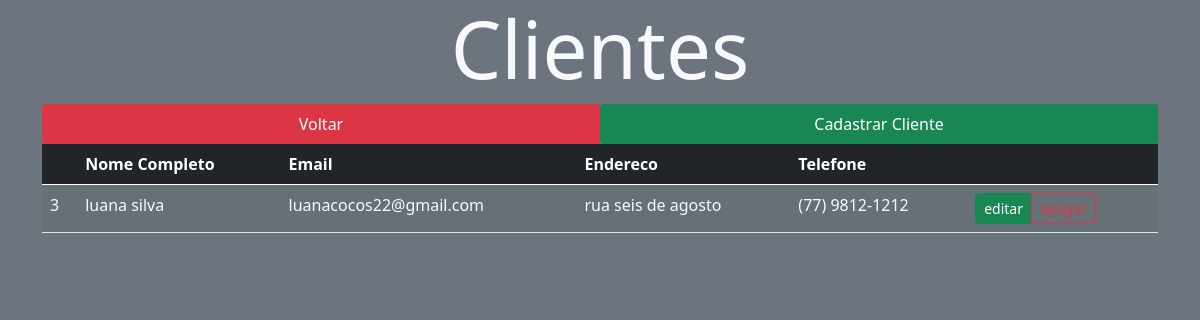
/src/views/clientes.php, run on the app's committed database.
### tables this page shows
CREATE TABLE `cliente` (
  `idcliente` int(11) NOT NULL,
  `nome` varchar(200) NOT NULL,
  `email` varchar(200) NOT NULL,
  `endereco` varchar(200) NOT NULL,
  `telefone` varchar(200) NOT NULL
);

### src/controller/ClientesController.php (called while the page is built, shortened)
<?php
require_once '../model/cliente.php';
require_once '../model/Database.php';
class ClientesController extends cliente
{
    protected $tabela = 'cliente';
    public function findAll()
    {
        $query = "SELECT * FROM $this->tabela";
        $stm = Database::prepare($query);
        $stm->execute();
        $clientes = array();
        foreach ($stm->fetchAll() as $cliente) {
            $clientes[] = new cliente($cliente->idcliente, $cliente->nome, $cliente->email, $cliente->endereco, $cliente->telefone);
        }
        return $clientes;
    }
}

### src/model/Database.php (called while the page is built, shortened)
<?php
class Database
{
    private static $instance;
    public static function getInstance()
    {
        if (!isset(self::$instance)) {
            try {
                self::$instance = new PDO('mysql:host=' . HOST . '; dbname=' . BASE, USER, PASS);
                self::$instance->setAttribute(PDO::ATTR_ERRMODE, PDO::ERRMODE_EXCEPTION);
                self::$instance->setAttribute(PDO::ATTR_DEFAULT_FETCH_MODE, PDO::FETCH_OBJ);
            } catch (PDOException $error) {
                echo $error->getMessage();
            }
        }
        return self::$instance;
    }
    public static function prepare($sql)
    {
        return self::getInstance()->prepare($sql);
    }
}

### src/model/cliente.php (called while the page is built, shortened)
<?php
class cliente
{
    private $idcliente;
    private $nome;
    private $email;
    private $endereco;
    private $telefone;
    public function __construct($idcliente, $nome, $email,$endereco,$telefone)
    {
        $this->idcliente = $idcliente;
        $this->nome = $nome;
        $this->email = $email;
        $this->endereco = $endereco;
        $this->telefone = $telefone;
    }
    public function getidcliente()
    {
        return $this->idcliente;
    }
    public function getNome()
    {
        return $this->nome;
    }
    public function getemail()
    {
        return $this->email;
    }
    public function getendereco()
    {
        return $this->endereco;
    }
    public function gettelefone()
    {
        return $this->telefone;
    }
}

### src/views/clientes.php (the view, shortened to what this page needs)
<?php
    require '../controller/ClientesController.php';
    $clientes = new ClientesController();
?>
<!DOCTYPE html>
<html lang="pt_br">
<head>
    <link href="https://cdn.jsdelivr.net/npm/bootstrap@5.0.1/dist/css/bootstrap.min.css" rel="stylesheet">
    <link rel="stylesheet" href="../../public/styles/main.css">
</head>
<body class="bg-secondary">
    <div class="container">
        <h1 class="display-1 text-center text-light">Clientes</h1>
        <nav class="nav nav-pills nav-justified ">
            <a href="../../index.php" class="nav-item nav-link active bg-danger" >Voltar </a>
            <a href="./cadastrarCliente.php"  class="nav-item nav-link active bg-success">Cadastrar Cliente</a>
        </nav>
        <table class="table table-striped " id="table">
            <thead class="table-dark">
                <tr>
                    <th></th>
                    <th>Nome Completo</th>
                    <th>Email</th>
                    <th>Endereco</th>
                    <th>Telefone</th>
                    <th> </th>
                </tr>
            </thead>
            <tbody>
                <?php
                foreach ($clientes->findAll() as $cliente) : ?>
                    <tr class=" text-light">
                        <td> <?= $cliente->getidcliente() ?> </td>
                        <td> <?= $cliente->getNome() ?> </td>
                        <td> <?= $cliente->getemail() ?> </td>
                        <td> <?= $cliente->getendereco() ?> </td>
                        <td> <?= $cliente->gettelefone() ?> </td>
                        <td>
                            <div class="btn-group btn-group-sm">
                                <a href="./editarCliente.php?id=<?= $cliente->getidcliente() ?>" class="btn btn-success">editar</a><br>
                                <a href="./apagarCliente.php?id=<?= $cliente->getidcliente() ?>" onclick="return confirm('Tem certeza de que deseja excluir este item?');"class="btn btn-outline-danger">apagar</a>
                            </div>
                        </td>
                    </tr>
                <?php endforeach; ?>
            </tbody>
        </table>
    </div>
</body>
</html>

### data on the page
cliente: idcliente "3", nome "luana silva", email "luanacocos22@gmail.com", endereco "rua seis de agosto", telefone "(77) 9812-1212"
